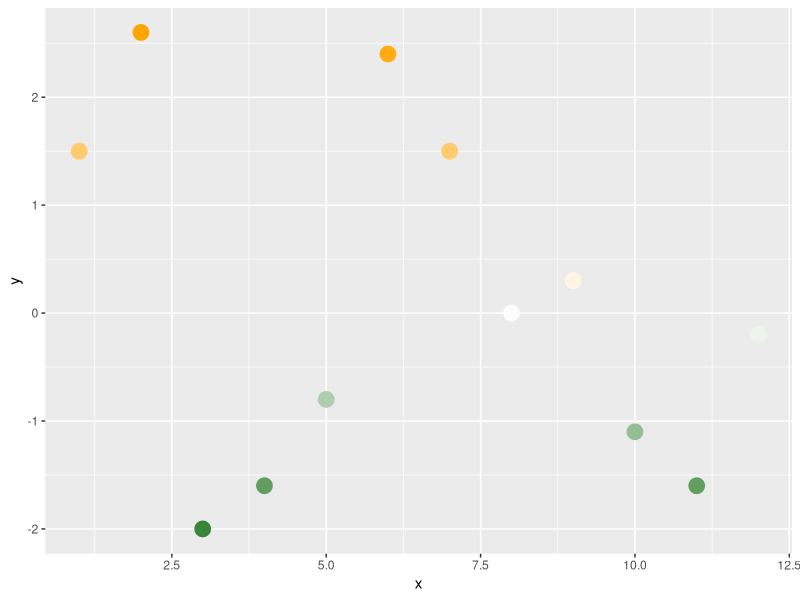

Write R code to recreate this figure.
library(ggplot2)
library(RColorBrewer)

# how to map colors yourself
# input values
lfcs = c(1.5, 2.6, -2, -1.6, -0.8, 2.4, 1.5, 0, 0.3, -1.1,-1.6, -0.2)
df <- data.frame(x=seq(length(lfcs)), y = lfcs)

# function mymapcol
mymappedcolors <- function(inputvals, collow, colmiddle, colhigh){
  elems = length(inputvals)
  if (elems < 100){
    mycolorstomap = colorRampPalette(c(collow, colmiddle, colhigh))(100)
  }else{
    mycolorstomap = colorRampPalette(c(collow, colmiddle, colhigh))(elems+1)
  }
  myabsv = max(abs(inputvals))
  
  minmax = c(-myabsv, myabsv)
  # distribute colors intervals:
  n = length(mycolorstomap)
  colvavec = seq(from=minmax[1],to=minmax[2],length.out=n)
  colvavec
  names(colvavec) = mycolorstomap
  
  storage = c()
  for (i in 1:length(inputvals)){
    if (inputvals[i] < 0){
      co = names(which.min(abs(abs(colvavec[colvavec<0])+inputvals[i])))
    }else if (inputvals[i] > 0){
      co = names(which.min(abs(colvavec[colvavec>0]-inputvals[i])))
    }else if (inputvals[i] == 0){
      co = names(colvavec[n/2]) # the center
    }
    storage = c(storage, co)
  }
  return(storage)
}

ay = rep(c("blue","yellow"),5)
ay
storage = mymappedcolors(df$y,"darkgreen","white","orange")
ggplot(df, aes(x, y)) + geom_point(size=5, color=storage)


